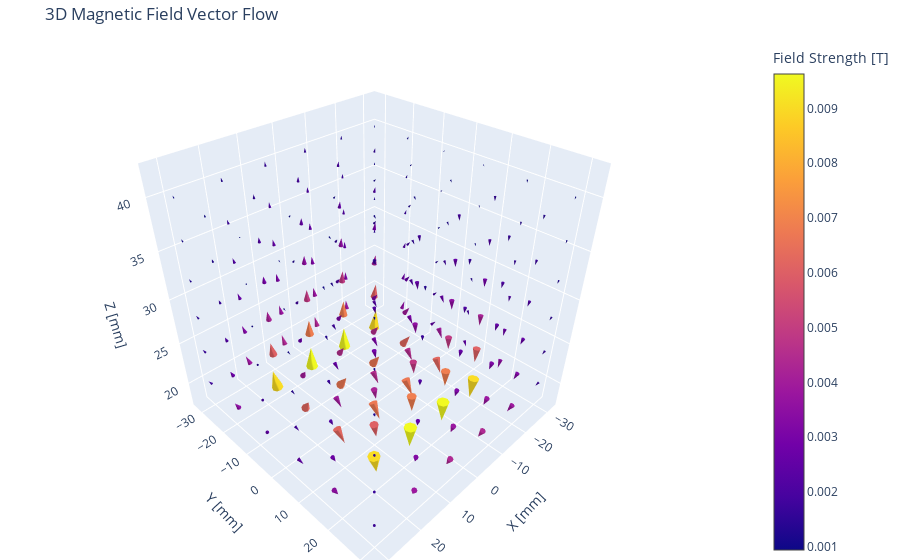

This figure's notebook cell:
### Code cell
import plotly.graph_objects as go

# Sample fewer points for clarity
x_vals = np.linspace(-xy_range, xy_range, 6)
y_vals = np.linspace(-xy_range, xy_range, 6)
z_vals = np.linspace(0.02, 0.04, 6)

X, Y, Z = np.meshgrid(x_vals, y_vals, z_vals)
positions = np.column_stack((X.ravel(), Y.ravel(), Z.ravel()))
B = system.getB(positions)
Bx, By, Bz = B[:, 0], B[:, 1], B[:, 2]

fig = go.Figure(data=go.Cone(
    x=positions[:, 0]*1000, y=positions[:, 1]*1000, z=positions[:, 2]*1000,
    u=Bx, v=By, w=Bz,
    colorscale='Plasma',
    sizemode="absolute",
    sizeref=5e-3,
    showscale=True,
    colorbar_title="Field Strength [T]"
))

fig.update_layout(
    title='3D Magnetic Field Vector Flow',
    scene=dict(
        xaxis_title='X [mm]',
        yaxis_title='Y [mm]',
        zaxis_title='Z [mm]',
        aspectmode='cube',
    ),
    margin=dict(l=0, r=0, b=0, t=40)
)
fig.show()

### Figure 1 — Plotly figure (JSON) as saved in the notebook; plotly's stock layout.template omitted (floating-point values rounded to 4 significant figures; data arrays with more than 128 entries replaced by an {"elided": "..."} marker saying what was removed)
{"data": [{"colorbar": {"title": {"text": "Field Strength [T]"}}, "colorscale": [[0, "#0d0887"], [0.1111, "#46039f"], [0.2222, "#7201a8"], [0.3333, "#9c179e"], [0.4444, "#bd3786"], [0.5556, "#d8576b"], [0.6667, "#ed7953"], [0.7778, "#fb9f3a"], [0.8889, "#fdca26"], [1, "#f0f921"]], "showscale": true, "sizemode": "absolute", "sizeref": 0.005, "type": "cone", "u": {"elided": "216 float values"}, "v": {"elided": "216 float values"}, "w": {"elided": "216 float values"}, "x": {"elided": "216 float values"}, "y": {"elided": "216 float values"}, "z": {"elided": "216 float values"}}], "layout": {"margin": {"b": 0, "l": 0, "r": 0, "t": 40}, "scene": {"aspectmode": "cube", "xaxis": {"title": {"text": "X [mm]"}}, "yaxis": {"title": {"text": "Y [mm]"}}, "zaxis": {"title": {"text": "Z [mm]"}}}, "title": {"text": "3D Magnetic Field Vector Flow"}}}
